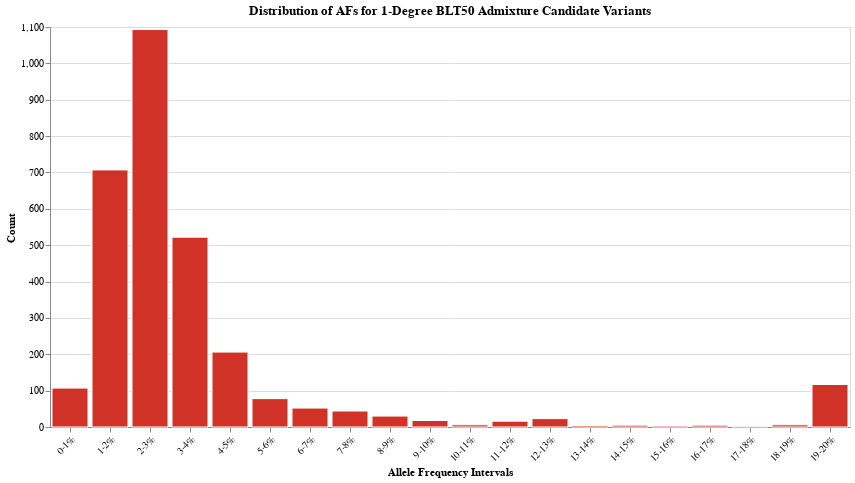

Notebook cell for this chart:
### Code cell
import altair as alt
import pandas as pd
import numpy as np

degree_1 = [107, 707, 1093, 522, 206, 78, 52, 44, 30, 205]
degree_2 = [22, 216, 615, 389, 140, 51, 21, 27, 14, 43]
degree_3 = [7, 89, 320, 285, 131, 57, 30, 30, 26, 53]
degree_4 = [1, 24, 109, 166, 150, 97, 92, 86, 69, 99]
degree_5 = [0, 4, 25, 86, 153, 312, 689, 1037, 910, 1446]


degree_1_20 = [107, 707, 1093, 522, 206, 78, 52, 44, 30, 18, 6, 16, 23, 4, 5, 3, 5, 2, 6, 117]
degree_2_20 = [22, 216, 615, 389, 140, 51, 21, 27, 14, 5, 2, 4, 5, 2, 1, 2, 0, 2, 1, 19]
degree_3_20 = [7, 89, 320, 285, 131, 57, 30, 30, 26, 8, 8, 1, 4, 6, 2, 1, 2, 0, 0, 21]
degree_4_20 = [1, 24, 109, 166, 150, 97, 92, 86, 69, 31, 21, 7, 5, 7, 3, 1, 1, 2, 2, 19]
degree_5_20=[0, 4, 25, 86, 153, 312, 689, 1037, 910, 528, 210, 64, 49, 41, 55, 84, 76, 65, 45, 229]

red='#D03227'
orange='#EE8432'
green='#66AC55'
blue='#4779B2'
purple='#8C4E9D'

# Create the frequency intervals
bin_labels = [f"{i*1}-{(i+1)*1}%" for i in range(20)]

# Create DataFrame with intervals and counts
binned_counts = pd.DataFrame({
    'frequency_interval': bin_labels,
    'count': degree_1_20
})

# Create the Altair chart
chart = alt.Chart(binned_counts).mark_bar(
    color=red,
    stroke='white',
    strokeWidth=1
).add_params(
    alt.selection_interval()
).encode(
    x=alt.X('frequency_interval:O',
            title='Allele Frequency Intervals',
            axis=alt.Axis(labelAngle=-45),
            sort=bin_labels),  # Explicitly specify the sort order
    y=alt.Y('count:Q',
            title='Count',
            axis=alt.Axis(tickMinStep=1)),
    tooltip=['frequency_interval:O', 'count:Q']
).properties(
    width=800,
    height=400,
    title='Distribution of AFs for 1-Degree BLT50 Admixture Candidate Variants'
).resolve_scale(
    color='independent'
)

# Display the chart
chart.show()

### Figure 1 — Vega-Lite specification as saved in the notebook (floating-point values rounded to 4 significant figures)
{"config": {"view": {"continuousWidth": 300, "continuousHeight": 300}}, "data": {"name": "data-fd2ff3a4bbb27ff5b19b76ef086e7f08"}, "mark": {"type": "bar", "color": "#D03227", "stroke": "white", "strokeWidth": 1}, "encoding": {"tooltip": [{"field": "frequency_interval", "type": "ordinal"}, {"field": "count", "type": "quantitative"}], "x": {"axis": {"labelAngle": -45}, "field": "frequency_interval", "sort": ["0-1%", "1-2%", "2-3%", "3-4%", "4-5%", "5-6%", "6-7%", "7-8%", "8-9%", "9-10%", "10-11%", "11-12%", "12-13%", "13-14%", "14-15%", "15-16%", "16-17%", "17-18%", "18-19%", "19-20%"], "title": "Allele Frequency Intervals", "type": "ordinal"}, "y": {"axis": {"tickMinStep": 1}, "field": "count", "title": "Count", "type": "quantitative"}}, "height": 400, "params": [{"name": "param_36", "select": {"type": "interval"}}], "resolve": {"scale": {"color": "independent"}}, "title": "Distribution of AFs for 1-Degree BLT50 Admixture Candidate Variants", "width": 800, "$schema": "https://vega.github.io/schema/vega-lite/v5.20.1.json", "datasets": {"data-fd2ff3a4bbb27ff5b19b76ef086e7f08": [{"frequency_interval": "0-1%", "count": 107}, {"frequency_interval": "1-2%", "count": 707}, {"frequency_interval": "2-3%", "count": 1093}, {"frequency_interval": "3-4%", "count": 522}, {"frequency_interval": "4-5%", "count": 206}, {"frequency_interval": "5-6%", "count": 78}, {"frequency_interval": "6-7%", "count": 52}, {"frequency_interval": "7-8%", "count": 44}, {"frequency_interval": "8-9%", "count": 30}, {"frequency_interval": "9-10%", "count": 18}, {"frequency_interval": "10-11%", "count": 6}, {"frequency_interval": "11-12%", "count": 16}, {"frequency_interval": "12-13%", "count": 23}, {"frequency_interval": "13-14%", "count": 4}, {"frequency_interval": "14-15%", "count": 5}, {"frequency_interval": "15-16%", "count": 3}, {"frequency_interval": "16-17%", "count": 5}, {"frequency_interval": "17-18%", "count": 2}, {"frequency_interval": "18-19%", "count": 6}, {"frequency_interval": "19-20%", "count": 117}]}}
